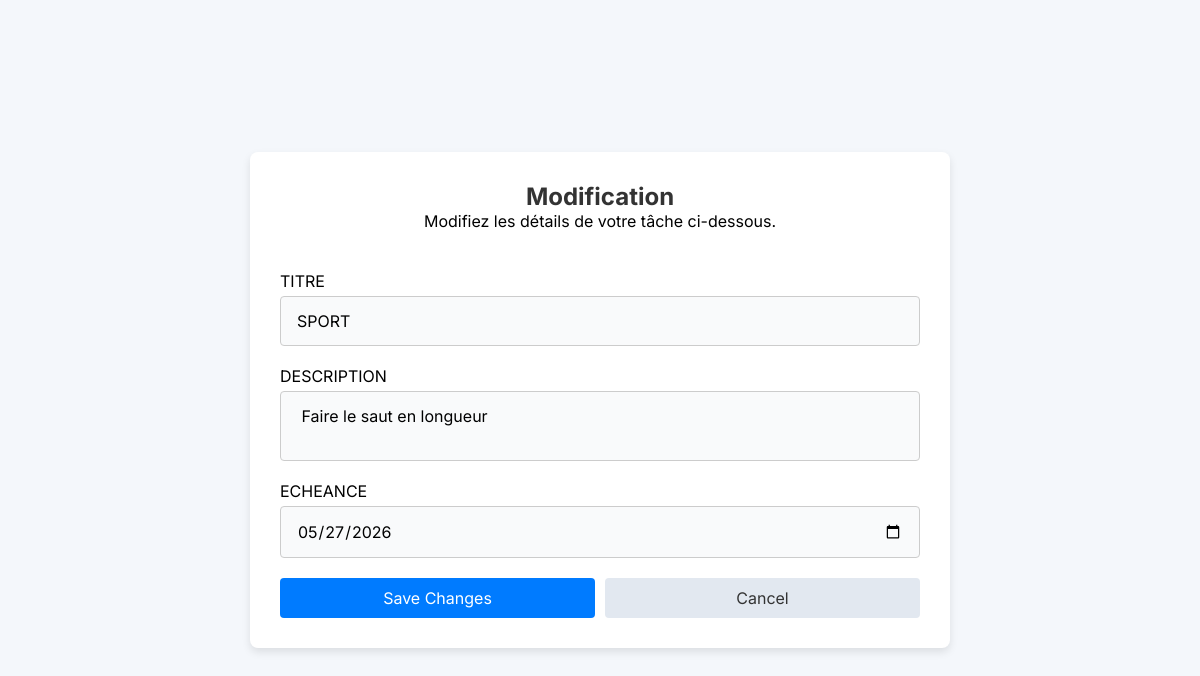
Page /edit/1 (signed in) on the committed database.
### app.py (models this page shows)
class Task(db.Model):
    id = db.Column(db.Integer, primary_key=True)
    title = db.Column(db.String(100), nullable=False)
    description = db.Column(db.String(200), nullable=True)
    done = db.Column(db.Boolean, default=False)
    due_date = db.Column(db.Date,nullable=True)
    user_id = db.Column(db.Integer, db.ForeignKey('user.id',ondelete = 'CASCADE'), nullable=False)

### app.py (the view, shortened to what this page needs)
@app.route("/edit/<int:task_id>",methods=["GET","POST"])
def update_task(task_id):
    if "user_id" not in session:
        return redirect(url_for("login"))
    task = Task.query.get_or_404(task_id)
    if task.user_id != session["user_id"]:
        flash("Action non autorisée", "error")
        return redirect(url_for("home"))
    return render_template("edit_task.html", task=task)

### templates/edit_task.html (shortened to what this page needs)
<!DOCTYPE html>
<html lang="en">
<head>
	<link rel="stylesheet" href="{{ url_for('static', filename='home.css') }}" />
    <link rel="stylesheet" href="{{ url_for('static', filename='edit_task.css') }}" />
</head>
<body>
	<div class="container">
		<header class="edit-header">
			<h1>Modification</h1>
			<p>Modifiez les détails de votre tâche ci-dessous.</p>
		</header>
		<form class="edit-form" method="post" action="{{ url_for('update_task', task_id=task.id) }}">
			<div class="field">
				<label for="title">TITRE</label>
				<input
					type="text"
					id="title"
					name="title"
					value="{{ task.title }}"
					placeholder="Enter task title"
					required
				/>
			</div>
			<div class="field">
				<label for="description">DESCRIPTION</label>
				<textarea
					id="description"
					name="description"
					placeholder="Describe the task"
					> {{ task.description }}</textarea>
			</div>
			<div class="field">
				<label for="due_date">ECHEANCE</label>
				<input
					type="date"
					id="due_date"
					name="due_date"
					value="{{ task.due_date }}"
				/>
			</div>
			<div class="actions">
				<button type="submit">Save Changes</button>
				<a class="btn-secondary" href="{{ url_for('home') }}">Cancel</a>
			</div>
		</form>
	</div>
</body>
</html>

### static/home.css (style rules this page uses)
body { font-family: "Inter", sans-serif; background-color: #f4f7fb; }
.container { display: flex; height: 100vh; }

### static/edit_task.css (style rules this page uses)
* { margin: 0; padding: 0; box-sizing: border-box; font-family: "Inter", sans-serif; }
body { min-height: 100vh; display: flex; align-items: center; justify-content: center; background: #f4f7fb; padding: 20px; }
.container { width: 100%; max-width: 700px; padding: 30px; box-shadow: 0 4px 8px rgba(0, 0, 0, 0.1); background-color: #fff; border-radius: 8px; display: flex; flex-direction: column; gap: 20px; height: 100%; }
.edit-form { display: flex; flex-direction: column; gap: 20px; }
.field { display: flex; flex-direction: column; gap: 5px; width: 100%; }
.field input, .field textarea { padding: 14px 16px; border: 1px solid #ccc; border-radius: 4px; font-size: 16px; text-align: left; background: #f9fafb; outline: none; width: 100%; }
.field textarea { min-height: 50px; resize: none; }
.edit-header { margin-bottom: 20px; align-self: center; }
.edit-header h1 { font-size: 24px; color: #333; text-align: center; }
.actions { display: flex; justify-content: space-between; gap: 10px; }
.actions button, .actions .btn-secondary { flex: 1; padding: 10px 20px; border: none; border-radius: 4px; font-size: 16px; cursor: pointer; }
.actions button { background-color: #007bff; color: #fff; }
.btn-secondary { background-color: #e2e8f0; color: #333; text-decoration: none; text-align: center; }

### rows in the picture
Task: title "SPORT", description "Faire le saut en longueur", due_date "05/27/2026"
